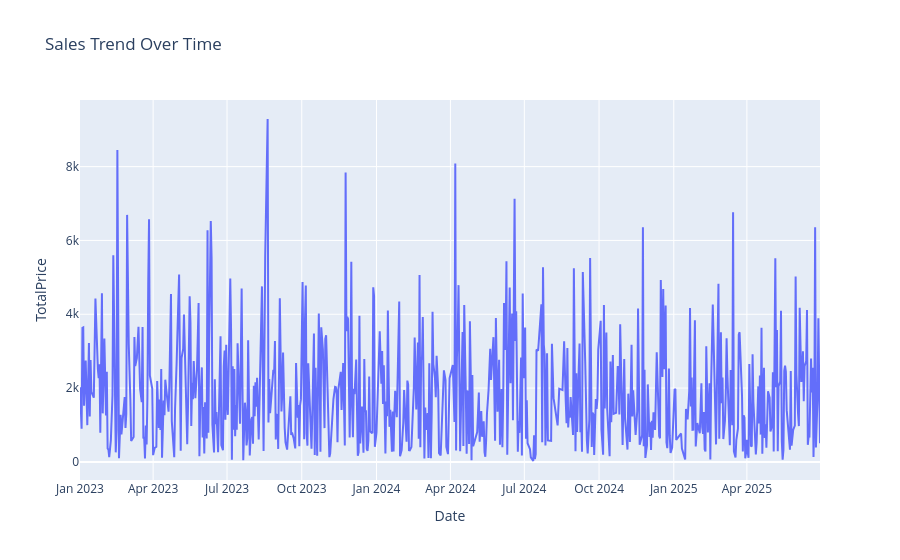

Source (notebook cell):
### Code cell
# Sales Trend (Line Chart)

sales_trend = df.groupby("Date")["TotalPrice"].sum().reset_index()

fig = px.line(
    sales_trend,
    x="Date",
    y="TotalPrice",
    title="Sales Trend Over Time"
)

fig.show()

### Figure 1 — Plotly figure (JSON) as saved in the notebook; plotly's stock layout.template omitted (floating-point values rounded to 4 significant figures; data arrays with more than 128 entries replaced by an {"elided": "..."} marker saying what was removed)
{"data": [{"hovertemplate": "Date=%{x}<br>TotalPrice=%{y}<extra></extra>", "legendgroup": "", "line": {"color": "#636efa", "dash": "solid"}, "marker": {"symbol": "circle"}, "mode": "lines", "name": "", "orientation": "v", "showlegend": false, "type": "scatter", "x": {"elided": "671 str values"}, "xaxis": "x", "y": {"elided": "671 float values"}, "yaxis": "y"}], "layout": {"legend": {"tracegroupgap": 0}, "title": {"text": "Sales Trend Over Time"}, "xaxis": {"anchor": "y", "domain": [0, 1], "title": {"text": "Date"}}, "yaxis": {"anchor": "x", "domain": [0, 1], "title": {"text": "TotalPrice"}}}}
